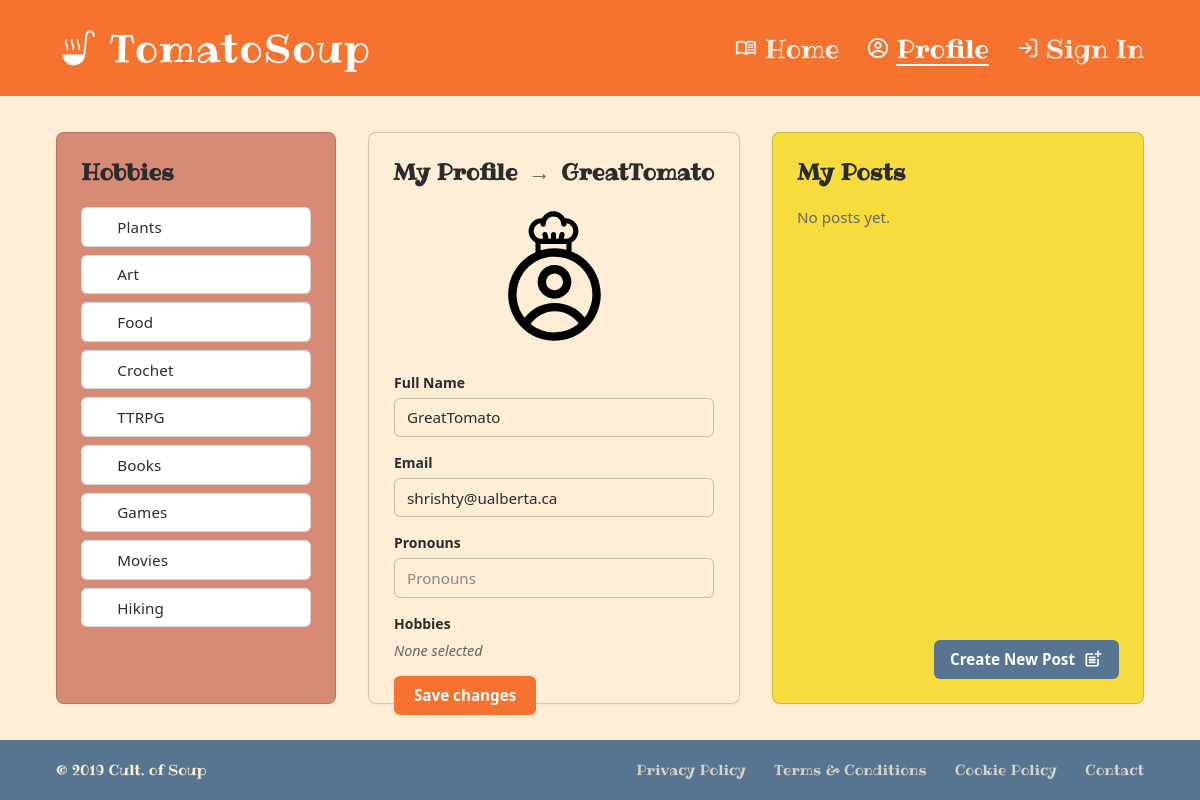
Before: /profile/ (signed in) with the older database file.
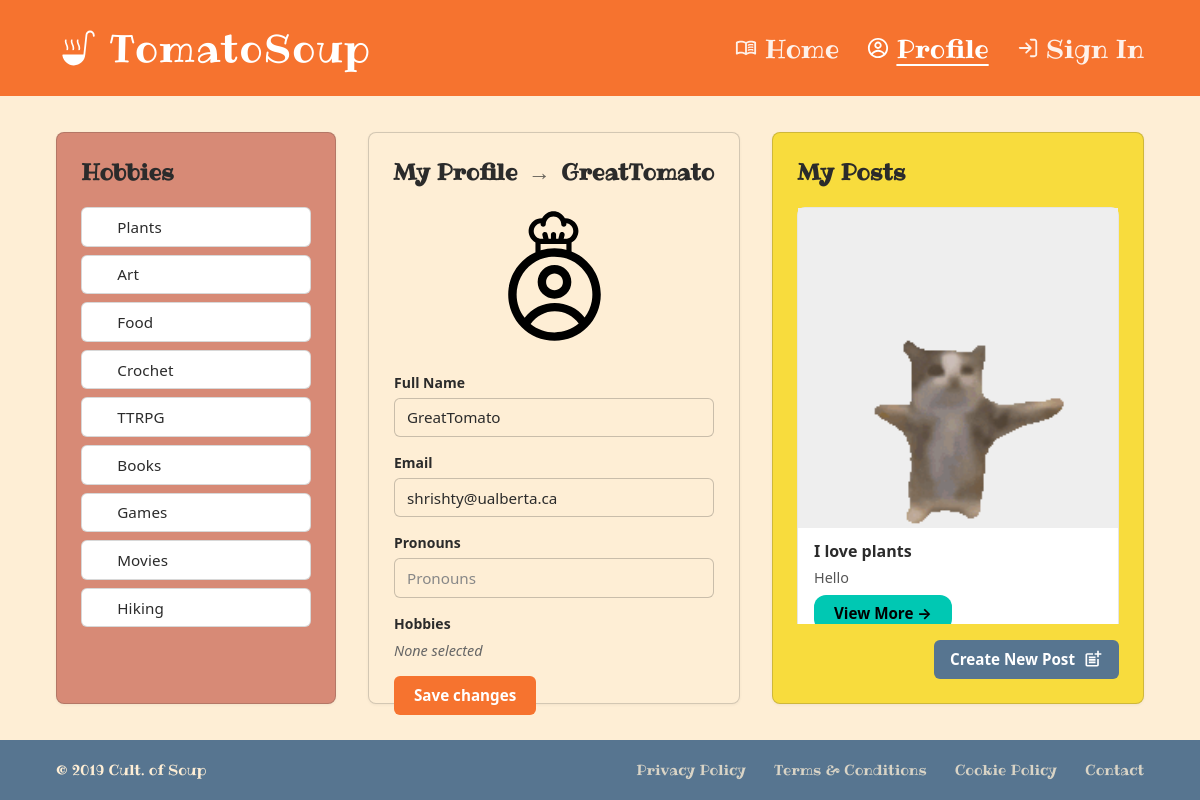
After: the same page with the newer database file.
### Soup/models.py (models this page shows)
class Post(models.Model):
    id = models.UUIDField(primary_key=True, default=uuid.uuid4, editable=False)
    title = models.CharField(max_length=300, blank=True)
    description = models.TextField(blank=True)
    author = models.ForeignKey(Author, on_delete=models.CASCADE)
    hobby = models.CharField(max_length=300, choices=HOBBY, default='PLANTS')
    published = models.DateTimeField(default=timezone.now)
    views = models.PositiveIntegerField(default=0)

class Image(models.Model):
    id = models.UUIDField(primary_key=True, default=uuid.uuid4, editable=False)
    post = models.ForeignKey(Post, on_delete=models.CASCADE)
    image = models.ImageField(upload_to='entry_images/')
    order = models.PositiveIntegerField(default=0)
    class Meta:
        ordering = ['order']

### Soup/views.py (the view, shortened to what this page needs)
# urls.py: path('profile/', views.profile_view, name='profile'),
@login_required
def profile_view(request):
    author = request.user
    if author.hobby == '':
        selected = []
    else:
        selected = json.loads(author.hobby)
    user_posts = (
        Post.objects.filter(author=author)
        .prefetch_related("image_set")
        .order_by("-published")
    )
    context = {
        "author": author,
        "all_hobbies": HOBBY,
        "selected_hobby_values": selected,
        "user_posts": user_posts,
    }
    return render(request, "profile.html", context)

### Soup/templates/profile.html (shortened to what this page needs)
{% extends 'base.html' %}
{% load static %}
{% block head %}
<link rel="stylesheet" href="{% static 'css/profile.css' %}">
{% endblock %}
{% block content %}
<div class="profile-layout">
  <aside class="profile-col profile-col--hobbies">
    <h2 class="profile-col-title">Hobbies</h2>
    <ul class="hobby-list" aria-label="Select hobbies">
      {% for value, label in all_hobbies %}
        <li>
          <form name="change-hobby" name="login" method="POST">
            <button type="submit" class="hobby-btn {% if value in selected_hobby_values %}hobby-btn--selected{% endif %}" data-hobby="{{ value }}" aria-pressed="{% if value in selected_hobby_values %}true{% else %}false{% endif %}">
              {{ label }}
            </button>
        </form>
        </li>
      {% endfor %}
    </ul>
  </aside>
  <section class="profile-col profile-col--main">
    <h2 class="profile-col-title">
      My Profile
      <span class="profile-col-title-arrow" aria-hidden="true">→</span>
      <span class="profile-display-name">{{ author.username }}</span>
    </h2>
    <div class="profile-card">
      <div class="profile-avatar" aria-hidden="true">
        <img src="{% static 'icons/Component 1_chefprofile.svg' %}" alt="" />
      </div>
      <form class="profile-form" method="post" action="">
        <label class="profile-field">
          <span class="profile-field-label">Full Name</span>
          <input type="text" name="username" class="profile-input" value="{{ author.username }}" placeholder="Username" />
        </label>
        <label class="profile-field">
          <span class="profile-field-label">Email</span>
          <input type="email" name="email" class="profile-input" value="{{ author.email|default:'' }}" placeholder="Email" />
        </label>
        <label class="profile-field">
          <span class="profile-field-label">Pronouns</span>
          <input type="text" name="pronouns" class="profile-input" placeholder="Pronouns" value="{{ author.pronouns|default:'' }}"/>
        </label>
        <div class="profile-hobbies-tags">
          <span class="profile-field-label">Hobbies</span>
          <div class="hobby-tags" aria-label="Selected hobbies">
            {% if not selected_hobby_values %}
              <span class="hobby-tags-empty">None selected</span>
            {% endif %}
          </div>
        </div>
        <button type="submit" class="profile-save-btn">Save changes</button>
      </form>
    </div>
  </section>
  <aside class="profile-col profile-col--posts">
    <h2 class="profile-col-title">My Posts</h2>
    <div class="post-cards">
      {% for post in user_posts %}
        <article class="post-card">
          <div class="post-card-image">
            {% with post.image_set.all as images %}
              {% if images %}
                <img src="{{ images.0.image.url }}" alt="" />
              {% else %}
                <span class="post-card-image-placeholder" aria-hidden="true">📷</span>
              {% endif %}
            {% endwith %}
          </div>
          <div class="post-card-body">
            <h3 class="post-card-title">{{ post.title|default:"Untitled" }}</h3>
            <p class="post-card-desc">{{ post.description|truncatewords:12 }}</p>
            <a href="{% url 'post' post.id %}" class="view-more-btn">View More →</a>
          </div>
        </article>
      {% empty %}
        <p class="post-cards-empty">No posts yet.</p>
      {% endfor %}
    </div>
    <a href="{% url 'new_post' %}" class="create-post-btn">
      Create New Post
      <img src="{% static 'icons/Icon Right_newpost.svg' %}" alt="" aria-hidden="true" />
    </a>
  </aside>
</div>
{% endblock %}

Changed rows visible on the page:
added Post: image_set.all.0.image (picture), title "I love plants", description "Hello"
Other visible differences:
text no longer shown: "No posts yet."
